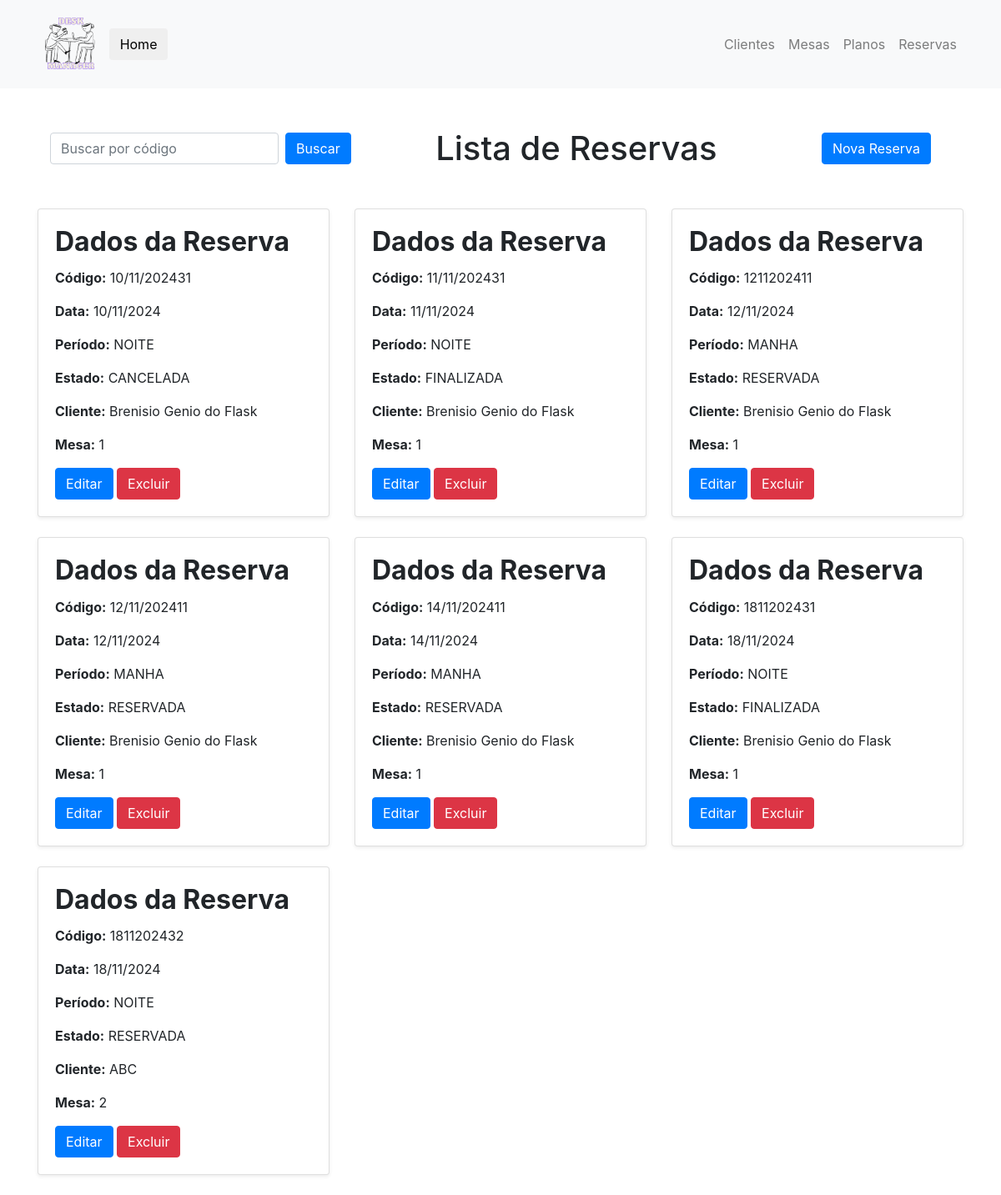
Before: /reservas with the older database file.
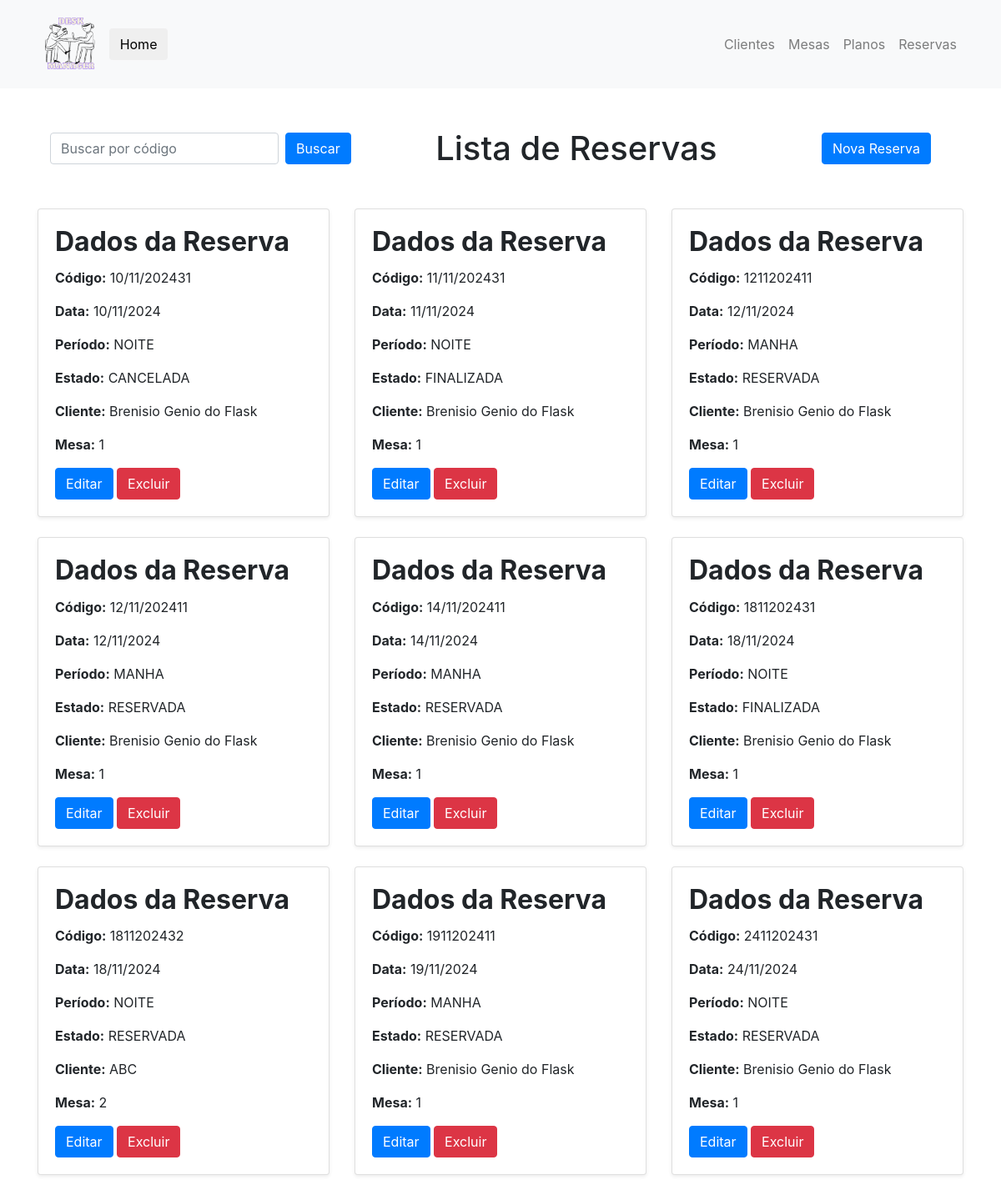
After: the same page with the newer database file.
### desk_manager/models.py (models this page shows, shortened)
class Reserva(db.Model):
    id: so.Mapped[str] = so.mapped_column(sa.String, primary_key=True, default=generate_hex_id)
    codigo: so.Mapped[str] = so.mapped_column(sa.String, unique=True ,nullable=False)
    data: so.Mapped[datetime] = so.mapped_column(sa.DateTime, nullable=False)
    periodo: so.Mapped[PeriodoReserva] = so.mapped_column(sa.Integer, nullable=False)
    estado: so.Mapped[EstadoReserva] = so.mapped_column(sa.Integer, nullable=False, default=EstadoReserva.RESERVADA)
    data_chegada: so.Mapped[datetime] = so.mapped_column(sa.DateTime, nullable=True)
    data_saida: so.Mapped[datetime] = so.mapped_column(sa.DateTime, nullable=True)
    data_cancelamento: so.Mapped[datetime] = so.mapped_column(sa.DateTime, nullable=True)
    cliente: so.Mapped[Cliente] = so.relationship(Cliente, back_populates="reservas")
    cliente_id: so.Mapped[str] = so.mapped_column(sa.String, sa.ForeignKey("cliente.id"), nullable=False)
    mesa: so.Mapped[Mesa] = so.relationship(Mesa, back_populates="reservas")
    mesa_id: so.Mapped[str] = so.mapped_column(sa.String, sa.ForeignKey("mesa.id"), nullable=False)
    def to_dict(self):
        return {
            'id': self.id,
            'codigo': self.codigo,
            'data': self.data.strftime('%d/%m/%Y'),
            'periodo': PeriodoReserva(self.periodo).name,
            'estado': EstadoReserva(self.estado).name,
            'cliente': self.cliente,
            'mesa': self.mesa
        }
    @classmethod
    def buscar_todas_reservas(cls):
        return cls.query.all()

class Cliente(db.Model):
    __tablename__ = 'cliente'
    id: so.Mapped[str] = so.mapped_column(sa.String, primary_key=True, default=generate_hex_id)
    nome: so.Mapped[str] = so.mapped_column(sa.String, nullable=False)
    cpf: so.Mapped[str] = so.mapped_column(sa.String, unique=True, nullable=False)
    telefone: so.Mapped[str] = so.mapped_column(sa.String, nullable=False)
    tipo_plano_id: so.Mapped[str] = so.mapped_column(sa.String, sa.ForeignKey("plano.id"), nullable=True)
    plano: so.Mapped["PlanoDeUso"] = so.relationship("PlanoDeUso", back_populates="clientes")
    reservas: so.Mapped[list["Reserva"]] = so.relationship("Reserva", back_populates="cliente")
    saldo: so.Mapped[int] = so.mapped_column(sa.Integer, nullable=True, default=0)

class Mesa(db.Model):
    id: so.Mapped[str] = so.mapped_column(sa.String, primary_key=True, default=generate_hex_id)
    numero: so.Mapped[str] = so.mapped_column(sa.String, unique=True, nullable=False)
    reservas: so.Mapped[list["Reserva"]] = so.relationship("Reserva", back_populates="mesa")

### desk_manager/routes/reserva.py (the view)
@RESERVA.route('/reservas')
def lista_reservas():
    reservas = Reserva.buscar_todas_reservas()
    reservas_dict = [reserva.to_dict() for reserva in reservas]
    return render_template('lista_reservas.html', reservas=reservas_dict)

### desk_manager/templates/lista_reservas.html (shortened to what this page needs)
{% extends "base.html" %}
{% block body %}
<div class="container my-5">
    <div class="d-flex justify-content-between align-items-center mb-5">
        <form id="buscarReservaForm" action="" method="GET" class="form-inline justify-content-center" onsubmit="buscarReserva(event)">
            <input type="text" id="codigoInput" class="form-control mr-2" placeholder="Buscar por código" required>
            <button type="submit" class="btn btn-primary">Buscar</button>
        </form>
        <h1 class="display-5 text-center my-0 offset-mr-1">Lista de Reservas</h1>
        <form action="{{ url_for('reserva.cadastrar_reserva') }}" method="GET" class="mx-4">
            <button type="submit" class="btn btn-primary">Nova Reserva</button>
        </form>
    </div>
</div>
    <div class="row">
        {% if reserva_escolhida %}
            <div class="col-md-6 offset-md-3">
                <h2 class="card-title"><strong>Reserva encontrada!</strong></h2>
                <div class="card shadow-sm">
                    <div class="card-body">
                        <h2 class="card-title"><strong>Dados da Reserva</strong></h2>
                        <p class="card-text"><strong>Código:</strong> {{ reserva_escolhida["codigo"] }}</p>
                        <p class="card-text"><strong>Data:</strong> {{ reserva_escolhida["data"] }}</p>
                        <p class="card-text"><strong>Período:</strong> {{ reserva_escolhida["periodo"] }}</p>
                        <p class="card-text"><strong>Estado:</strong> {{ reserva_escolhida["estado"] }}</p>
                        <p class="card-text"><strong>Cliente:</strong> {{ reserva_escolhida["cliente"].nome }}</p>
                        <p class="card-text"><strong>Mesa:</strong> {{ reserva_escolhida["mesa"].numero }}</p>
                        <a href="/editar_reserva" class="btn btn-primary">Editar</a>
                        <form action="/cadastrar_reserva" method="POST" style="display:inline;">
                            <button type="submit" class="btn btn-danger">Excluir</button>
                        </form>
                    </div>
                </div>
            </div>
        {% elif reservas %}
            {% for reserva in reservas %}
            <div class="col-md-6 col-lg-4 mb-4">
                <div class="card shadow-sm">
                    <div class="card-body">
                        <h2 class="card-title"><strong>Dados da Reserva</strong></h2>
                        <p class="card-text"><strong>Código:</strong> {{ reserva["codigo"] }}</p>
                        <p class="card-text"><strong>Data:</strong> {{ reserva["data"] }}</p>
                        <p class="card-text"><strong>Período:</strong> {{ reserva["periodo"] }}</p>
                        <p class="card-text"><strong>Estado:</strong> {{ reserva["estado"] }}</p>
                        <p class="card-text"><strong>Cliente:</strong> {{ reserva["cliente"].nome }}</p>
                        <p class="card-text"><strong>Mesa:</strong> {{ reserva["mesa"].numero }}</p>
                        <a href="{{ url_for('reserva.editar_reserva', reserva_id=reserva.id) }}" class="btn btn-primary">Editar</a>
                        <form action="{{ url_for('reserva.excluir_reserva', reserva_id=reserva.id) }}" method="POST" style="display:inline;">
                            <button type="submit" class="btn btn-danger">Excluir</button>
                        </form>
                    </div>
                </div>
            </div>
            {% endfor %}
        {% else %}
            <div class="col-12">
                <p class="text-center">Não há reservas cadastradas.</p>
            </div>
        {% endif %}
    </div>
</div>
{% endblock %}

### desk_manager/templates/base.html (shortened to what this page needs)
<!DOCTYPE html>
<html lang="pt-br">
<head>
    <link rel="stylesheet" href="https://stackpath.bootstrapcdn.com/bootstrap/4.1.3/css/bootstrap.min.css">
</head>
<body>
    <header class="navbar navbar-expand-lg navbar-light bg-light">
        <div class="container">
            <a class="navbar-brand" href="{{ url_for('home.home') }}">
                <img src="{{ url_for('static', filename='images/logo_desk_manager.png') }}" alt="Logo" style="height: 80px;">
                <button class="btn btn-secndary">Home</button>
            </a>
            <div class="collapse navbar-collapse" id="navbarNav">
                <ul class="navbar-nav ml-auto">
                    <li class="nav-item">
                        <a class="nav-link" href="{{ url_for('cliente.lista_clientes') }}">Clientes</a>
                    </li>
                        <a class="nav-link" href="{{ url_for('mesa.lista_mesas') }}">Mesas</a>
                        <a class="nav-link" href="{{ url_for('plano.lista_planos') }}">Planos</a>
                        <a class="nav-link" href="{{ url_for('reserva.lista_reservas') }}">Reservas</a>
                </ul>
            </div>
        </div>
    </header>
    <div class="container mt-4">
        {% block body %}{% endblock %}
</body>
</html>

Changed rows visible on the page:
added Reserva: codigo "1911202411", data "19/11/2024", periodo "MANHA", estado "RESERVADA", cliente.nome "Brenisio Genio do Flask", mesa.numero "1"
added Reserva: codigo "2411202431", data "24/11/2024", periodo "NOITE", estado "RESERVADA", cliente.nome "Brenisio Genio do Flask", mesa.numero "1"
